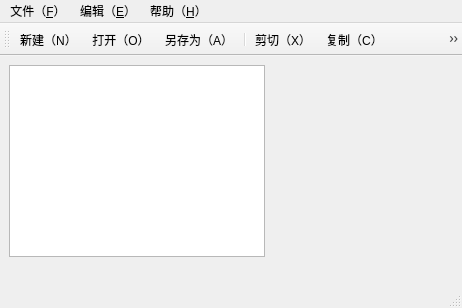
<?xml version="1.0" encoding="UTF-8"?>
<ui version="4.0">
 <class>MainWindow</class>
 <widget class="QMainWindow" name="MainWindow">
  <property name="geometry">
   <rect>
    <x>0</x>
    <y>0</y>
    <width>462</width>
    <height>308</height>
   </rect>
  </property>
  <property name="windowTitle">
   <string>MainWindow</string>
  </property>
  <widget class="QWidget" name="centralWidget">
   <widget class="QTextEdit" name="textEdit">
    <property name="geometry">
     <rect>
      <x>9</x>
      <y>9</y>
      <width>256</width>
      <height>192</height>
     </rect>
    </property>
   </widget>
  </widget>
  <widget class="QMenuBar" name="menuBar">
   <property name="geometry">
    <rect>
     <x>0</x>
     <y>0</y>
     <width>462</width>
     <height>23</height>
    </rect>
   </property>
   <widget class="QMenu" name="menu_F">
    <property name="title">
     <string>文件（&amp;F）</string>
    </property>
    <addaction name="action_New"/>
    <addaction name="action_Open"/>
    <addaction name="action_Close"/>
    <addaction name="action_Save"/>
    <addaction name="action_SaveAs"/>
    <addaction name="action_Exit"/>
   </widget>
   <widget class="QMenu" name="menu_E">
    <property name="title">
     <string>编辑（&amp;E）</string>
    </property>
    <addaction name="separator"/>
    <addaction name="action_Undo"/>
    <addaction name="action_Cut"/>
    <addaction name="action_Copy"/>
    <addaction name="action_Paste"/>
    <addaction name="action_Find"/>
   </widget>
   <widget class="QMenu" name="menu_H">
    <property name="title">
     <string>帮助（&amp;H）</string>
    </property>
    <addaction name="action_Help"/>
   </widget>
   <addaction name="menu_F"/>
   <addaction name="menu_E"/>
   <addaction name="menu_H"/>
  </widget>
  <widget class="QToolBar" name="mainToolBar">
   <attribute name="toolBarArea">
    <enum>TopToolBarArea</enum>
   </attribute>
   <attribute name="toolBarBreak">
    <bool>false</bool>
   </attribute>
   <addaction name="action_New"/>
   <addaction name="action_Open"/>
   <addaction name="action_SaveAs"/>
   <addaction name="separator"/>
   <addaction name="action_Cut"/>
   <addaction name="action_Copy"/>
   <addaction name="action_Find"/>
  </widget>
  <widget class="QStatusBar" name="statusBar"/>
  <action name="action_New">
   <property name="icon">
    <iconset resource="myicon.qrc">
     <normaloff>:/myimages/actions/actions/add.png</normaloff>:/myimages/actions/actions/add.png</iconset>
   </property>
   <property name="text">
    <string>新建（&amp;N）</string>
   </property>
   <property name="statusTip">
    <string>新建文件</string>
   </property>
  </action>
  <action name="action_Open">
   <property name="icon">
    <iconset resource="myicon.qrc">
     <normaloff>:/myimages/actions/actions/document-open.png</normaloff>:/myimages/actions/actions/document-open.png</iconset>
   </property>
   <property name="text">
    <string>打开（&amp;O）</string>
   </property>
  </action>
  <action name="action_Close">
   <property name="icon">
    <iconset resource="myicon.qrc">
     <normaloff>:/myimages/actions/actions/gtk-close.png</normaloff>:/myimages/actions/actions/gtk-close.png</iconset>
   </property>
   <property name="text">
    <string>关闭（&amp;C）</string>
   </property>
  </action>
  <action name="action_Save">
   <property name="icon">
    <iconset resource="myicon.qrc">
     <normaloff>:/myimages/actions/actions/gtk-go-down.png</normaloff>:/myimages/actions/actions/gtk-go-down.png</iconset>
   </property>
   <property name="text">
    <string>保存（&amp;S）</string>
   </property>
  </action>
  <action name="action_SaveAs">
   <property name="icon">
    <iconset resource="myicon.qrc">
     <normaloff>:/myimages/actions/actions/document-save-as.png</normaloff>:/myimages/actions/actions/document-save-as.png</iconset>
   </property>
   <property name="text">
    <string>另存为（&amp;A）</string>
   </property>
  </action>
  <action name="action_Exit">
   <property name="icon">
    <iconset resource="myicon.qrc">
     <normaloff>:/myimages/actions/actions/exit.png</normaloff>:/myimages/actions/actions/exit.png</iconset>
   </property>
   <property name="text">
    <string>退出（&amp;X）</string>
   </property>
  </action>
  <action name="action_Undo">
   <property name="icon">
    <iconset resource="myicon.qrc">
     <normaloff>:/myimages/actions/actions/edit-undo.png</normaloff>:/myimages/actions/actions/edit-undo.png</iconset>
   </property>
   <property name="text">
    <string>撤销（&amp;Z）</string>
   </property>
  </action>
  <action name="action_Cut">
   <property name="icon">
    <iconset resource="myicon.qrc">
     <normaloff>:/myimages/actions/actions/edit-cut.png</normaloff>:/myimages/actions/actions/edit-cut.png</iconset>
   </property>
   <property name="text">
    <string>剪切（&amp;X）</string>
   </property>
  </action>
  <action name="action_Copy">
   <property name="icon">
    <iconset resource="myicon.qrc">
     <normaloff>:/myimages/actions/actions/edit-copy.png</normaloff>:/myimages/actions/actions/edit-copy.png</iconset>
   </property>
   <property name="text">
    <string>复制（&amp;C）</string>
   </property>
  </action>
  <action name="action_Paste">
   <property name="icon">
    <iconset resource="myicon.qrc">
     <normaloff>:/myimages/actions/actions/edit-paste.png</normaloff>:/myimages/actions/actions/edit-paste.png</iconset>
   </property>
   <property name="text">
    <string>粘贴（&amp;V）</string>
   </property>
  </action>
  <action name="action_Find">
   <property name="icon">
    <iconset resource="myicon.qrc">
     <normaloff>:/myimages/actions/actions/edit-find.png</normaloff>:/myimages/actions/actions/edit-find.png</iconset>
   </property>
   <property name="text">
    <string>查找（&amp;F）</string>
   </property>
  </action>
  <action name="action_Help">
   <property name="icon">
    <iconset resource="myicon.qrc">
     <normaloff>:/myimages/actions/actions/help.png</normaloff>:/myimages/actions/actions/help.png</iconset>
   </property>
   <property name="text">
    <string>版本说明</string>
   </property>
  </action>
 </widget>
 <layoutdefault spacing="6" margin="11"/>
 <resources>
  <include location="myicon.qrc"/>
 </resources>
 <connections/>
</ui>
